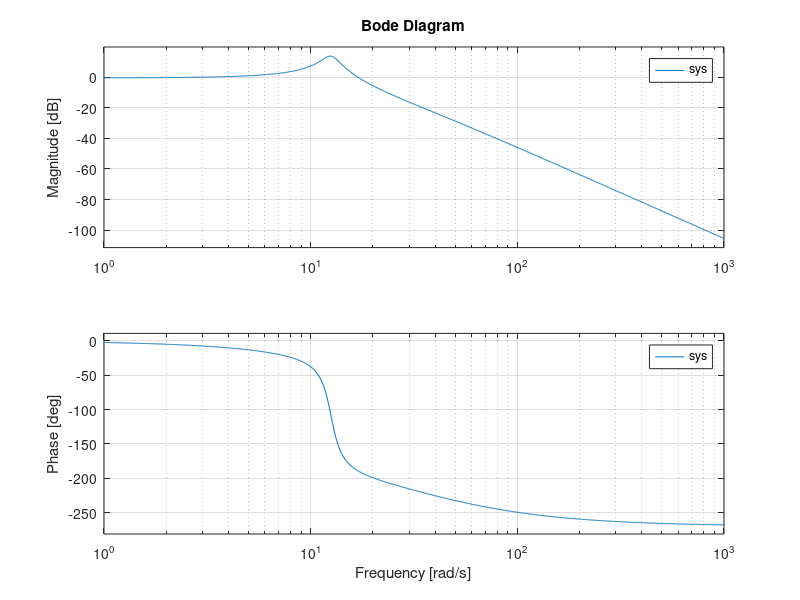

MATLAB code for this plot:
% Given transfer function coefficients
numerator = 29.64;
denominator = [0.0056, 0.207, 1.33, 30.64];

% Construct the transfer function
sys = tf(numerator, denominator);

% Frequency Response Analysis (Bode Plot)
figure;
bode(sys);
grid on;

% Stability Analysis
[~, phaseMargin, gainMargin, bandwidth] = margin(sys);

% Display results
fprintf('Phase Margin: %.2f degrees\n', phaseMargin);
fprintf('Gain Margin: %.2f dB\n', 20*log10(gainMargin));
fprintf('Bandwidth: %.4f rad/s\n', bandwidth);
